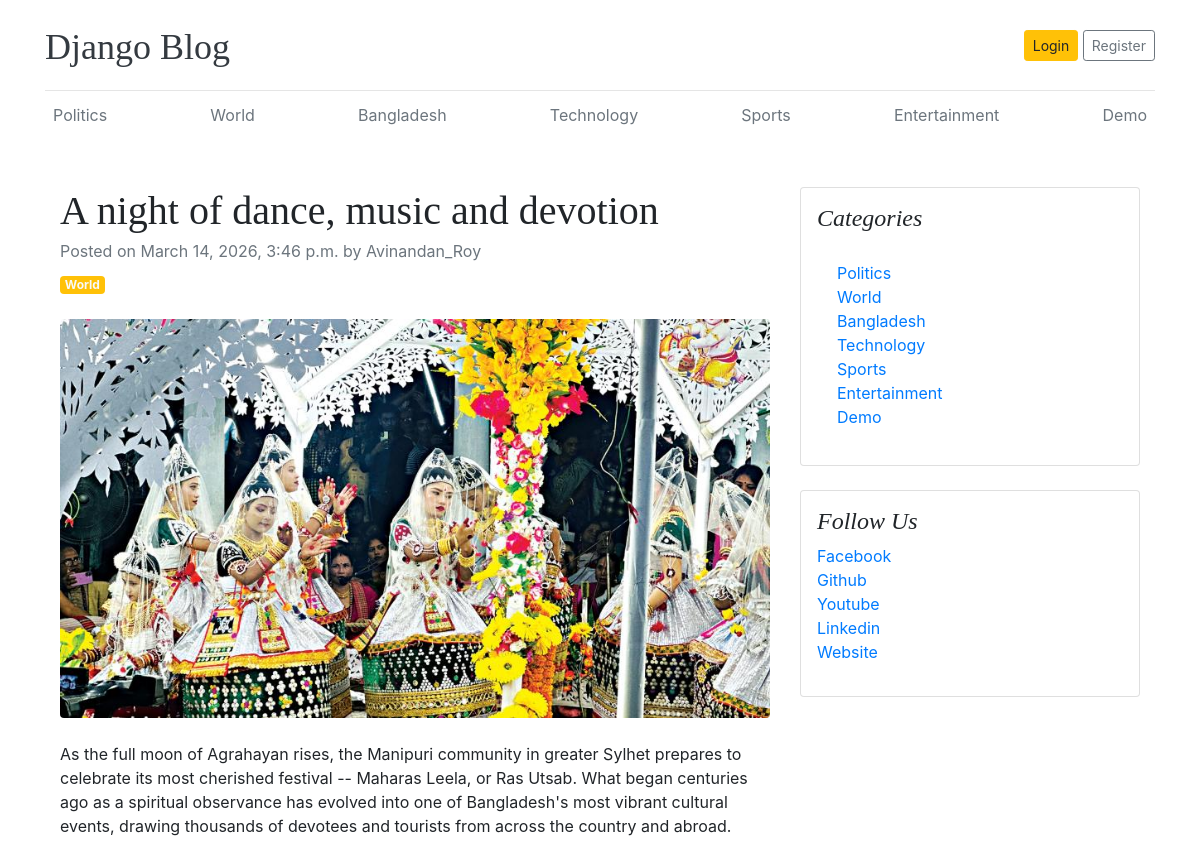
Before: /post/World/a-night-of-dance-music-and-devotion/ (upper part) with the older database file.
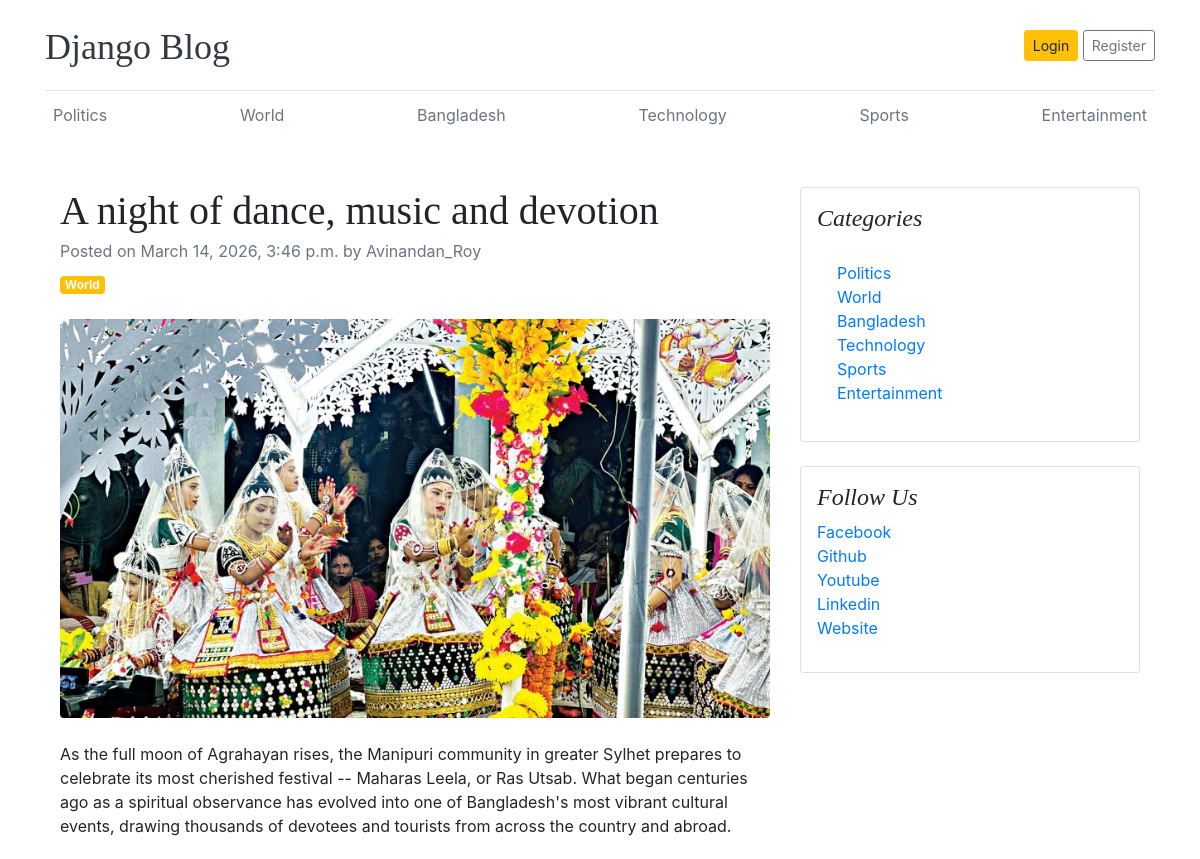
After: the same page with the newer database file.
### blogs/models.py (models this page shows)
class Category(models.Model):
    category_name = models.CharField(max_length= 100 , unique= True)
    created_at = models.DateTimeField(auto_now_add= True)
    updated_at = models.DateTimeField(auto_now= True)
    class Meta:
        verbose_name = 'Category'
        verbose_name_plural = 'Categories'
    def __str__(self):
        return self.category_name

### aboutSocialLink/models.py (models this page shows, shortened)
class Social_Media_Link(models.Model):
    platform_name = models.CharField(max_length=100)
    url = models.URLField(max_length=200)
    created_at = models.DateTimeField(auto_now_add=True)
    updated_at = models.DateTimeField(auto_now=True)
    class Meta:
        verbose_name = 'Social Media Link'
        verbose_name_plural = 'Social Media Links'

### blogs/views.py (the view)
# urls.py: path('post/<str:category_name>/<slug:slug>/', Blogs_Views.single_post_view, name='single_post_view', ),
def single_post_view(request,category_name, slug ):
    try:
        post = Blog.objects.get( status = 'Published' ,slug = slug , category__category_name = category_name)
    except Blog.DoesNotExist:
        post = None
    categories = Category.objects.all()
    context ={
        'post': post,
        'categories': categories,
    }
    return render(request , 'single_post_view.html' , context,)

### blogs/context_processors.py (called while the page is built)
def get_categories(request):
    categories = Category.objects.all()
    return dict( categories = categories )

def get_social_Links(request):
    social_links = Social_Media_Link.objects.all()
    return dict(social_links = social_links)

### templates/single_post_view.html (shortened to what this page needs)
{% extends 'base.html' %}
{% block content %}
  {% if post %}
    <div class="container mt-5">
      <div class="row">
        <div class="col-lg-8">
          <article>
            <header class="mb-4">
              <h1 class="fw-bolder mb-1">{{ post.title }}</h1>
              <div class="text-muted fst-italic mb-2">Posted on {{ post.created_at }} by {{ post.author }}</div>
              <a class="badge bg-warning text-decoration-none text-light" href="{% url 'post_by_category' post.category_id %} ">{{ post.category }}</a>
            </header>
            <figure class="mb-4">
              <img class="img-fluid rounded" src="{{ post.featured_image.url }}" alt="Image" />
            </figure>
            <section class="mb-5">
              <p class="fs-5 mb-4">{{ post.short_description }}</p>
            </section>
          </article>
        </div>
        <div class="col-lg-4">
          <div class="card mb-4 p-3">
            <h4 class="font-italic">Categories</h4>
            <div class="card-body">
              <div class="row">
                <div class="col-sm-6">
                  <ul class="list-unstyled mb-0">
                    {% for category in categories %}
                      <li>
                        <a href="{% url 'post_by_category' category.id %}">{{ category.category_name }}</a>
                      </li>
                    {% endfor %}
                  </ul>
                </div>
              </div>
            </div>
          </div>
          {% if social_links %}
            <div class="card mb-4 p-3">
              <h4 class="font-italic">Follow Us</h4>
              <ol class="list-unstyled">
                {% for i in social_links %}
                  <li>
                    <a href="{{ i.url }}" target="_blank">{{ i.platform_name }}</a>
                  </li>
                {% endfor %}
              </ol>
            </div>
          {% endif %}
        </div>
      </div>
    </div>
  {% endif %}
{% endblock %}

### templates/base.html (shortened to what this page needs)
{% load static %}
<!DOCTYPE html>
<html lang="en">
  <head>
    <link href="https://getbootstrap.com/docs/4.0/dist/css/bootstrap.min.css" rel="stylesheet" />
    <link href="https://cdn.jsdelivr.net/npm/bootstrap-icons@1.11.3/font/bootstrap-icons.css" rel="stylesheet" />
    <link rel="stylesheet" href="{% static 'css/blog.css' %}" />
  </head>
  <body>
    <div class="content-wrapper">
      <div class="container">
        <header class="blog-header py-3">
          <div class="row flex-nowrap justify-content-between align-items-center">
            <div class="col-8 pt-1">
              <a class="blog-header-logo text-dark" href="/">Django Blog</a>
            </div>
            <div class="col-4 d-flex justify-content-end align-items-center">
              {% if not user.is_authenticated %}
                <a class="btn btn-sm btn-warning" href="{% url 'login' %}">Login</a> &nbsp;
                <a class="btn btn-sm btn-outline-secondary" href="{% url 'register' %}">Register</a>
              {% else %}
                <a href="{% url 'dashboard' %}"><i class="bi bi-person pr-2 display-4 fw-bold"></i></a>
                <a class="btn btn-sm btn-danger" href="{% url 'logout' %}">Logout</a>
              {% endif %}
            </div>
          </div>
        </header>
        <div class="nav-scroller py-1 mb-2">
          <nav class="nav d-flex justify-content-between">
            {% for category in categories %}
              {% if category %}
                <a class="p-2 text-muted" href="{% url 'post_by_category' category.id %}">{{ category.category_name }}</a>
              {% endif %}
            {% endfor %}
          </nav>
        </div>
        {% block content %}
        {% endblock %}
      </div>
    </div>
  </body>
</html>

Changed rows visible on the page:
removed Category: category_name "Demo"
